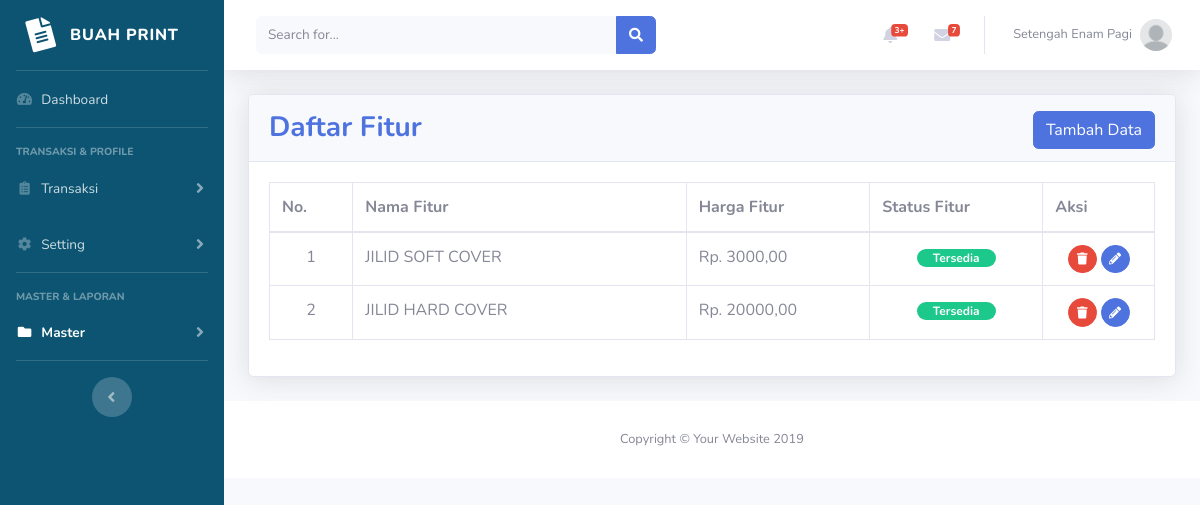
Screenshot of /admin/master_fitur.php (signed in) with the database file from the repository.
### tables this page shows
CREATE TABLE `mitra` (
  `ID_MITRA` char(10) NOT NULL,
  `NAMA_MITRA` varchar(40) NOT NULL,
  `EMAIL_MITRA` varchar(100) NOT NULL,
  `NO_HP_MITRA` varchar(13) NOT NULL,
  `TELEPHONE_MITRA` varchar(13) NOT NULL,
  `ALAMAT_MITRA` text NOT NULL,
  `FOTO_PROFILE` varchar(200) NOT NULL,
  `COVER` varchar(200) NOT NULL,
  `STATUS_MITRA` int(11) NOT NULL,
  `SALDO_MITRA` int(11) NOT NULL,
  `LOCATION_MITRA` text,
  `USERNAME_MITRA` varchar(50) NOT NULL,
  `PASSWORD_MITRA` varchar(32) NOT NULL
);

CREATE TABLE `fitur` (
  `ID_FITUR` varchar(10) NOT NULL,
  `NAMA_FITUR` varchar(40) NOT NULL,
  `HARGA_FITUR` int(11) NOT NULL,
  `STATUS_FITUR` int(11) NOT NULL
);

### admin/master_fitur.php (the view, shortened to what this page needs)
<?php
include 'includes/config.php';
include 'includes/header.php';
$result = mysqli_query($con, "SELECT * FROM fitur");
?>
<div class="container-fluid">
    <div class="card shadow mb-4">
        <div class="card-header py-2">
            <h3 class="mt-2 font-weight-bold float-left text-primary">Daftar Fitur</h3>
            <button class="mt-2 btn btn-primary float-right ml-auto" data-toggle="modal" data-target="#tambah_fitur">Tambah Data</button>
        </div>
        <div class="card-body">
            <div class="table-responsive">
                <table class="table table-bordered" id="dataTable" width="100%" cellspacing="0">
                    <thead>
                        <tr>
                            <th>No.</th>
                            <th>Nama Fitur</th>
                            <th>Harga Fitur</th>
                            <th>Status Fitur</th>
                            <th>Aksi</th>
                        </tr>
                    </thead>
                    <tbody>
                        <?php $i = 0;
                        while ($data_fitur = mysqli_fetch_assoc($result)) {
                            $id_fitur = $data_fitur['ID_FITUR'];
                            $nama_fitur = $data_fitur['NAMA_FITUR'];
                            $harga_fitur = $data_fitur['HARGA_FITUR'];
                            $status_fitur = $data_fitur['STATUS_FITUR'];
                            $i += 1;
                            ?>
                            <tr>
                                <td class="text-center" style="width:50px"><?= $i ?></td>
                                <td style="width:200px;"><?= $nama_fitur ?></td>
                                <td style="width:110px;">Rp. <?= $harga_fitur ?>,00</td>
                                <td class="text-center" style="width:100px;">
                                    <?php if ($status_fitur == 1) {
                                            echo '<span class="badge badge-pill badge-success px-3">Tersedia</span>';
                                        } else {
                                            echo '<span class="badge badge-pill badge-danger px-3">Tidak Tersedia</span>';
                                        } ?></td>
                                <td style="width:67px;">
                                    <div class="block ml-auto text-center">
                                        <a href="query/master_fitur_query.php?action=delete&id_fitur=<?= $id_fitur ?>" class="btn btn-danger btn-circle btn-sm" onclick="return confirm('Apakah anda yakin ingin menghapus data?');">
                                            <i class="fas fa-trash"></i>
                                        </a>
                                        <a href="master_fitur_ubah.php?id_fitur=<?= $id_fitur ?>" class="btn btn-primary btn-circle btn-sm">
                                            <i class="fas fa-pencil-alt"></i>
                                        </a>
                                    </div>
                                </td>
                            </tr>
                        <?php } ?>
                    </tbody>
                </table>
            </div>
        </div>
    </div>
</div>
<div class="login-bg">
    <?php
    require 'includes/footer.php';
    ?>

### admin/includes/header.php (shortened to what this page needs)
<?php
if (isset($_SESSION['admin_login'])) {
  $username = $_SESSION['username'];
  $data = mysqli_query($con, "SELECT * FROM mitra WHERE USERNAME_MITRA = '$username'");
  $data_admin = mysqli_fetch_assoc($data);
  $nama_admin = $data_admin['NAMA_MITRA'];
  $profil_admin = $data_admin['FOTO_PROFILE'];
}
?>
<!DOCTYPE html>
<html lang="en">
<head>
  <link href="vendor/fontawesome-free/css/all.min.css" rel="stylesheet" type="text/css">
  <link href="css/sb-admin-2.min.css" rel="stylesheet">
  <link rel="stylesheet" href="css/sb-admin-2.css">
  <link href="vendor/datatables/dataTables.bootstrap4.min.css" rel="stylesheet">
</head>
<body id="page-top">
  <div id="wrapper">
    <?php
    require 'sidebar.php';
    ?>
    <div id="content-wrapper" class="d-flex flex-column">
      <div id="content">
        <nav class="navbar navbar-expand navbar-light bg-white topbar mb-4 static-top shadow">
          <?php
          if (isset($_SESSION['admin_login'])) {
            ?>
            <form class="d-none d-sm-inline-block form-inline mr-auto ml-md-3 my-2 my-md-0 mw-100 navbar-search">
              <div class="input-group">
                <input type="text" class="form-control bg-light border-0 small" placeholder="Search for..." aria-label="Search" aria-describedby="basic-addon2">
                <div class="input-group-append">
                  <button class="btn btn-primary" type="button">
                    <i class="fas fa-search fa-sm"></i>
                  </button>
                </div>
              </div>
            </form>
            <ul class="navbar-nav ml-auto">
              <li class="nav-item dropdown no-arrow mx-1">
                <a class="nav-link dropdown-toggle" href="#" id="alertsDropdown" role="button" data-toggle="dropdown" aria-haspopup="true" aria-expanded="false">
                  <i class="fas fa-bell fa-fw"></i>
                  <span class="badge badge-danger badge-counter">3+</span>
                </a>
              </li>
              <li class="nav-item dropdown no-arrow mx-1">
                <a class="nav-link dropdown-toggle" href="#" id="messagesDropdown" role="button" data-toggle="dropdown" aria-haspopup="true" aria-expanded="false">
                  <i class="fas fa-envelope fa-fw"></i>
                  <span class="badge badge-danger badge-counter">7</span>
                </a>
              </li>
              <li class="nav-item dropdown no-arrow">
                <a class="nav-link dropdown-toggle" href="#" id="userDropdown" role="button" data-toggle="dropdown" aria-haspopup="true" aria-expanded="false">
                  <span class="mr-2 d-none d-lg-inline text-gray-600 small"><?= $nama_admin ?></span>
                  <img class="img-profile rounded-circle" src="img/profil/<?= $profil_admin ?>">
                </a>
              </li>
              <?php } ?>
              </ul>
        </nav>

### rows the page displays
mitra: NAMA_MITRA "Setengah Enam Pagi", FOTO_PROFILE (picture)
fitur: NAMA_FITUR "JILID SOFT COVER", HARGA_FITUR "3000", STATUS_FITUR "Tersedia"
fitur: NAMA_FITUR "JILID HARD COVER", HARGA_FITUR "20000", STATUS_FITUR "Tersedia"
